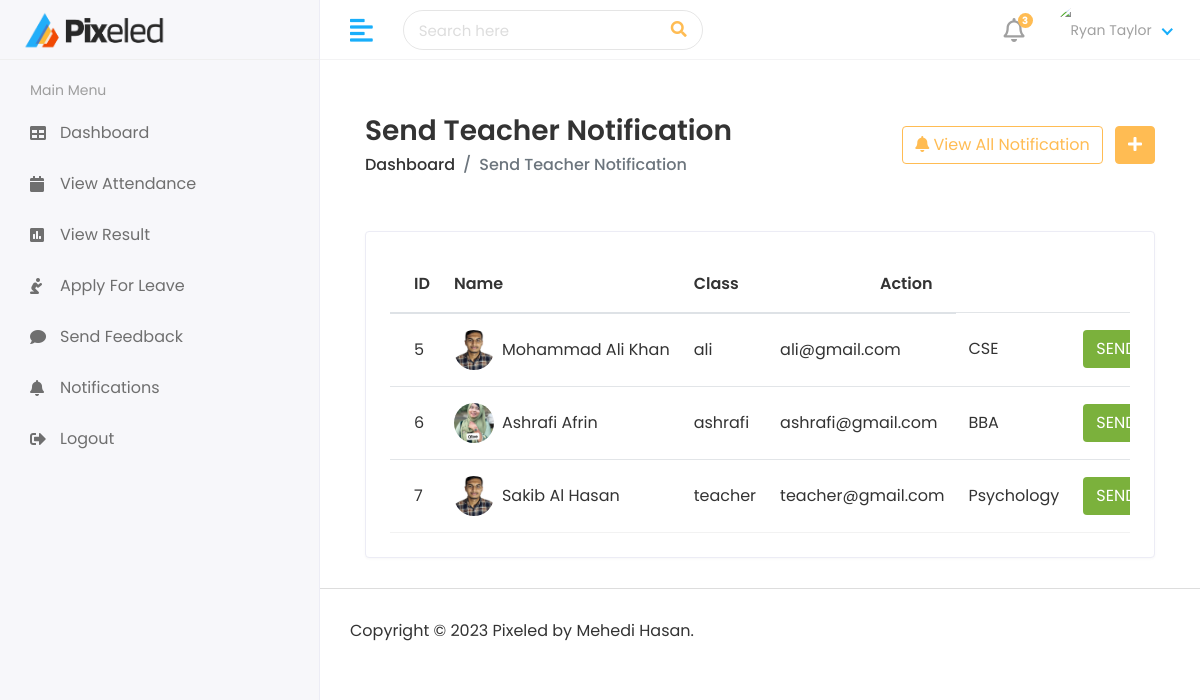
Screenshot of /teacher/send_notification with the database file from the repository.
### authentication/models.py (models this page shows, shortened)
class Teacher(models.Model):
    admin = models.OneToOneField(CustomUser, on_delete=models.CASCADE)
    address=models.TextField()
    gender = models.CharField(max_length=100)
    mobile=models.CharField(max_length=100)
    courseid = models.ForeignKey(Course, on_delete=models.DO_NOTHING,default=2)
    experience=models.CharField(max_length=100)
    cratedat = models.DateTimeField(auto_now_add=True)  # Set the default value using timezone.now
    updateat = models.DateTimeField(auto_now=True)

class CustomUser(AbstractUser):
    USER = (
        (1, 'Admin'),
        (2, 'Teacher'),
        (3, 'Student'),
    )
    user_type = models.CharField(choices=USER, max_length=50, default=1)
    profile_pic = models.ImageField(upload_to='media/profile_pic')

class Course(models.Model):
    name= models.CharField(max_length=100)
    created_at = models.DateTimeField(auto_now_add=True)
    updated_at = models.DateTimeField(auto_now=True)
    def __str__(self):
        return self.name

### authentication/teacherViews.py (the view)
# urls.py: path('teacher/send_notification', teacherViews.TeacherSendNotification, name='TeacherSendNotification'),
def TeacherSendNotification(request):
    allTeacher = Teacher.objects.all()
    notification = TeacherNotification.objects.all()
    context = {
        'teacher': allTeacher,
        'notification' : notification
    }
    return render(request, 'admin/teacherNotification.html', context)

### templates/admin/teacherNotification.html (shortened to what this page needs)
{% extends 'base.html' %}
{% load static %}
{% block main %}
    <div class="content container-fluid">
       <div class="page-header">
          <div class="row align-items-center">
             <div class="col">
                <h3 class="page-title">Send Teacher Notification</h3>
                <ul class="breadcrumb">
                   <li class="breadcrumb-item"><a href="index.html">Dashboard</a></li>
                   <li class="breadcrumb-item active">Send Teacher Notification</li>
                </ul>
             </div>
             <div class="col-auto text-right float-right ml-auto">
                <button type="button" class="btn btn-outline-primary mr-2" data-toggle="modal" data-target="#sendTeacherN">
                    <i class="fas fa-bell"></i> View All Notification
  </button>
                <a href="add-student.html" class="btn btn-primary"><i class="fas fa-plus"></i></a>
             </div>
          </div>
       </div>
       <div class="row">
         <div class="col-12">
         </div><br>
          <div class="col-sm-12">
             <div class="card card-table">
                <div class="card-body">
                   <div class="table-responsive">
                      <table class="table table-hover table-center mb-0 datatable">
                         <thead>
                            <tr>
                               <th>ID</th>
                               <th>Name</th>
                               <th>Class</th>
                               <th class="text-right">Action</th>
                            </tr>
                         </thead>
                         <tbody>
                            {% for t in  teacher %}
                            <tr>
                                <td>{{t.id}}</td>
                                <td>
                                   <h2 class="table-avatar">
                                      <a href="student-details.html" class="avatar avatar-sm mr-2"><img class="avatar-img rounded-circle" src="/{{t.admin.profile_pic}}" alt=""></a>
                                      <a href="student-details.html">{{t.admin.first_name}}  {{t.admin.last_name}}</a>
                                   </h2>
                                </td>
                                <td>{{t.admin.username}}</td>
                                <td>{{t.admin.email}}</td>
                                <td>{{t.courseid}}</td>
                                <td class="text-right">
                                   <div class="actions">
                                    <a href="edit-student.html" class="btn bg-success text-white mr-2" data-toggle="modal" data-target="#sendTeacher-{{forloop.counter}}">SEND
                                      </a>
                                   </div>
                                </td>
                             </tr>
                             {% endfor %}
                    </tbody>
                      </table>
                   </div>
                </div>
             </div>
          </div>
       </div>
    </div>
{% endblock  %}

### static/assets/css/style.css (style rules this page uses)
html { height: 100%; }
body { background-color: #fff; color: #333; font-family: 'Poppins', sans-serif; font-size: 1rem; height: 100%; line-height: 1.5; overflow-x: hidden; }
h1, h2, h3, h4, h5, h6 { font-family: 'Poppins', sans-serif; margin-top: 0; }
a { color: #009ce7; }
input, button, a { transition: all 0.4s ease; -moz-transition: all 0.4s ease; -o-transition: all 0.4s ease; -ms-transition: all 0.4s ease; -webkit-transition: all 0.4s ease; }
input, input:focus, button, button:focus { outline: none; }
ul, ol { padding: 0px; list-style: none; }
.table { color: #333; max-width: 100%; margin-bottom: 0; width: 100%; }
table.table td h2 { display: inline-block; font-size: inherit; font-weight: 400; margin: 0; padding: 0; vertical-align: middle; }
table.table td h2.table-avatar { align-items: center; display: inline-flex; font-size: inherit; font-weight: 400; margin: 0; padding: 0; vertical-align: middle; white-space: nowrap; }
table.table td h2 a { color: #333; }
.table thead tr th { font-weight: 600; }
.table tbody tr { border-bottom: 1px solid rgba(0, 0, 0, 0.05); }
.table.table-center td, .table.table-center th { vertical-align: middle; }
.card-table .card-body .table > thead > tr > th { border-top: 0; }
.card-table .card-body .table tr td:first-child, .card-table .card-body .table tr th:first-child { padding-left: 1.5rem; }
.card-table .card-body .table tr td:last-child, .card-table .card-body .table tr th:last-child { padding-right: 1.5rem; }
.card-table .table td, .card-table .table th { border-top: 1px solid #e2e5e8; padding: 1rem 0.75rem; white-space: nowrap; }
.bg-success, .badge-success { background-color: #7bb13c !important; }
.btn-primary { background-color: #FFBC53; border: 1px solid #FFBC53; }
.btn-outline-primary { color: #FFBC53; border-color: #FFBC53; }
.card { border: 1px solid #ececf5; box-shadow: 0 1px 3px 0 rgba(0, 0, 0, 0.03); margin-bottom: 1.875rem; }
.card-body { padding: 1.5rem; }
.avatar { position: relative; display: inline-block; width: 3rem; height: 3rem }
.avatar > img { width: 100%; height: 100%; -o-object-fit: cover; object-fit: cover; }
.avatar-sm { width: 2.5rem; height: 2.5rem; }
.page-header { margin-bottom: 1.875rem; }
.page-header .breadcrumb { background-color: transparent; color: #6c757d; font-size: 1rem; font-weight: 500; margin-bottom: 0; padding: 0; }
.page-header .breadcrumb a { color: #333; }
.page-title { font-size: 28px; font-weight: 600; color: #333; margin-bottom: 5px; }

### rows the page displays
Teacher: id "5", admin.profile_pic (picture), admin.first_name "Mohammad", admin.last_name "Ali Khan", admin.username "ali", admin.email "ali@gmail.com", courseid "CSE"
Teacher: id "6", admin.profile_pic (picture), admin.first_name "Ashrafi", admin.last_name "Afrin", admin.username "ashrafi", admin.email "ashrafi@gmail.com", courseid "BBA"
Teacher: id "7", admin.profile_pic (picture), admin.first_name "Sakib Al", admin.last_name "Hasan", admin.username "teacher", admin.email "teacher@gmail.com", courseid "Psychology"
